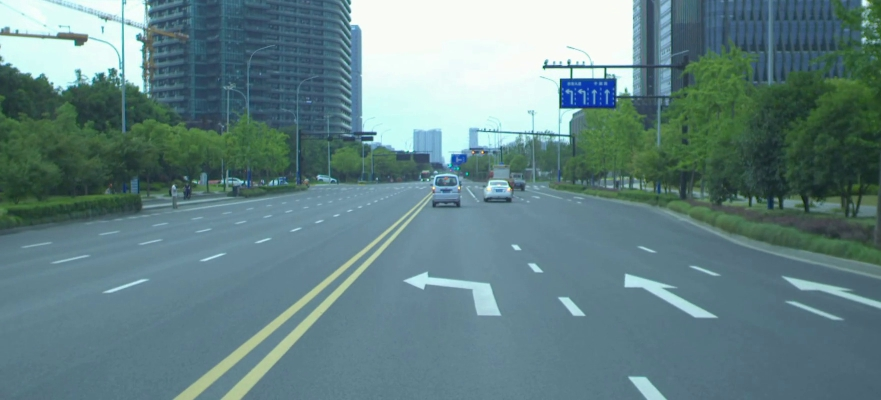
#> input picture Dataset/2018-07-09-16-11-56_2018-07-09-16-11-56-702-left.jpg, 881 x 400 px; its folder holds 4 pictures in this run
$ jupyter execute --allow-errors '“COMP90086_ipynb”.ipynb'   (shell and % lines are left out)
#> lines starting #> are read from the running program, lines starting #| are printed output that depends on the picture
<a href="https://colab.research.google.com/github/R-HUA/COMP90086-project/blob/main/%E2%80%9CCOMP90086_ipynb%E2%80%9D.ipynb" target="_parent"></a>

### The University of Melbourne, School of Computing and Information Systems
# COMP90086 Computer Vision, 2022 Semester 2

## Project

## Import Libraries

[cell 1]
import os
import math
import numpy as np
import cv2
from matplotlib import pyplot as plt
from tqdm import tqdm
import time
import threading
global THREAD_NUM

## Load sample images

[cell 2]
# read the photos and disparity maps in the folder and save them in
# a dictionary indexed by the file name

cwd = os.getcwd()
data_set = cwd +"/Dataset"

file_names = os.listdir(data_set)

imgs = {}
ground_truth = {}
for i in range(len(file_names)):
    if file_names[i].endswith('.jpg'):
        fname = file_names[i][:43]
        ftype = file_names[i][-4:]
        imgs[fname] = [cv2.imread(data_set + '/' + fname  + '-left.jpg',cv2.IMREAD_GRAYSCALE), cv2.imread(data_set + '/' + fname  + '-right.jpg',cv2.IMREAD_GRAYSCALE)]
        ground_truth[fname] = cv2.imread(data_set + '/' + fname  + '-disparity.png', -1)  # 16bit png

## Show sample image

[cell 3]
# Show images
img_name = "2018-07-09-16-11-56_2018-07-09-16-11-56-702"
plt.subplots(figsize=(15, 15))

plt.subplot(1,2,1)
plt.imshow(imgs[img_name][0], cmap='gray')
plt.title("Left image")
plt.axis('off')

plt.subplot(1,2,2)
#> (the rest of this cell did not finish here and is left out)

# Question 1
To calculate a disparity map for the left image using classical (non deep learning) methods

## Sum of Squared Differences (SSD)

[cell 4]
global SEARCH_BLOCK_SIZE
SEARCH_BLOCK_SIZE = 32
THREAD_NUM = 16
# thread function
def ssd_(st,end,imgL,imgR,window_size,disparity):
    width, height = imgL.shape[:2]

    for i in range(st,end):
      for j in range(window_size//2, height-window_size//2):
          min_ssd = float('inf')
          for k in range(SEARCH_BLOCK_SIZE):
            if j-k < window_size//2:
              break
            ssd = np.sum((imgL[i-window_size//2:i+window_size//2+1, j-window_size//2:j+window_size//2+1] - imgR[i-window_size//2:i+window_size//2+1, j-window_size//2-k:j+window_size//2+1-k])**2)

            if ssd < min_ssd:
              min_ssd = ssd
              disparity[i,j] = k


def ssd(imgL,imgR,window_size):
#> called with window_size = 7
  width, height = imgL.shape[:2]
#> width = 400; height = 881
  d = np.zeros((width, height), np.uint16)
  st = window_size//2
  end = width-window_size//2
#> end = 397
  chunk = math.ceil((end - st) / THREAD_NUM)
#> chunk = 25
  thread_list = []
  for treadno in range(THREAD_NUM):
    i_end = min((st + chunk * (treadno+1),end))
    t = threading.Thread(target=ssd_,args=((st + chunk * treadno),i_end,imgL,imgR,window_size,d))
    t.start()
    thread_list.append(t)
#> after the loop, thread_list = 16 items
  for i in range(len(thread_list)):
    thread_list[i].join()
#> this loop made 16 passes
#> `disparity = ssd(imgs[img_name][0],imgs[img_name][1],7)`: disparity: shape (400, 881) uint16; every value is 0
#| 2018-07-09-16-11-56_2018-07-09-16-11-56-702
  return d

## Normalized Cross Correlation (NCC)

[cell 5]
def ncc(imgL,imgR,window_size):
#> called with window_size = 7
    width, height = imgL.shape[:2]
#> width = 400; height = 881
    disparity = np.zeros((width, height), np.uint8)

    for i in tqdm(range(window_size//2, width-window_size//2)):
        for j in range(window_size//2, height-window_size//2):
            max_ncc = -1
            for k in range(SEARCH_BLOCK_SIZE):
                if j-k < window_size//2:
                    break
                ncc = np.sum((imgL[i-window_size//2:i+window_size//2+1, j-window_size//2:j+window_size//2+1] - np.mean(imgL[i-window_size//2:i+window_size//2+1, j-window_size//2:j+window_size//2+1])) * (imgR[i-window_size//2:i+window_size//2+1, j-window_size//2-k:j+window_size//2+1-k] - np.mean(imgR[i-window_size//2:i+window_size//2+1, j-window_size//2-k:j+window_size//2+1-k]))) / (np.sqrt(np.sum((imgL[i-window_size//2:i+window_size//2+1, j-window_size//2:j+window_size//2+1] - np.mean(imgL[i-window_size//2:i+window_size//2+1, j-window_size//2:j+window_size//2+1]))**2)) * np.sqrt(np.sum((imgR[i-window_size//2:i+window_size//2+1, j-window_size//2-k:j+window_size//2+1-k] - np.mean(imgR[i-window_size//2:i+window_size//2+1, j-window_size//2-k:j+window_size//2+1-k]))**2)))
                if ncc > max_ncc:
                    max_ncc = ncc
                    disparity[i,j] = k
#> disparity: shape (400, 881); every value is 0
    return disparity

## Sum of Absolute Differences (SAD)

[cell 6]
SEARCH_BLOCK_SIZE = 16

# [69 lines left out: functions sum_of_abs_diff, compare_blocks, sad, not called in this run]

# Question 2

#> (a cell that did not finish here is left out)

## Errors

[cell 8]
# [13 lines left out: function errors, not called in this run]

the runtime and erros by using ssd

[cell 9]
start = time.time()
disparity = ssd(imgs[img_name][0],imgs[img_name][1],7)
run_time = time.time() - start
print("run time:",run_time)

[cell 10]
print(img_name)
#> (the rest of this cell did not finish here and is left out)

errors and runtime by using NCC

[cell 11]
img_name = "2018-07-09-16-11-56_2018-07-09-16-11-56-702"
#> (the rest of this cell did not finish here and is left out)

#> (a cell that did not finish here is left out)

# Test the window size

[cell 13]
e = [[] for _ in range(3,27,4)]
run_time = [-1 for _ in range(3,27,4)]
#> (the rest of this cell did not finish here and is left out)

#> (a cell that did not finish here is left out)

[cell 15]
run= np.array(run_time) / len(imgs.keys())
#> run = [-0.25, -0.25, -0.25, -0.25, -0.25, -0.25]

#> (the rest of this cell did not finish here and is left out)

[cell 16]
x1 = [ str(i) for i in range(3,27,4)]
y1 = rms/ len(imgs.keys())
#> y1 = 0
#> (the rest of this cell did not finish here and is left out)

[cell 17]
test_i = list(imgs.keys())[-4:]
#> test_i = 4 items
e = [[] for _ in range(3,27,4)]
run_time = [-1 for _ in range(3,27,4)]
#> (the rest of this cell did not finish here and is left out)

#### In summary, when the window size is 11, the overall performance is the best

# Sub­pixel estimation

[cell 18]
SEARCH_BLOCK_SIZE = 32
THREAD_NUM = 1

def ssd_(st,end,imgL,imgR,window_size,disparity):
    width, height = imgL.shape[:2]

    for i in tqdm(range(st,end)):
      for j in range(window_size//2, height-window_size//2):
          ssd_k = []
          for k in range(SEARCH_BLOCK_SIZE):
            if j-k < window_size//2:
              break
            ssd = np.sum((imgL[i-window_size//2:i+window_size//2+1, j-window_size//2:j+window_size//2+1] - imgR[i-window_size//2:i+window_size//2+1, j-window_size//2-k:j+window_size//2+1-k])**2)

            ssd_k.append([ssd,k])
            ssd_k.sort()
            ssd_k = ssd_k[:3]
          if len(ssd_k) >= 3:
            ssd_k.sort()
            k_min = ssd_k[0][1]
            ssd_min = ssd_k[0][0]
            lb = None
            ls = None
            for t in ssd_k:
              if lb is None or ls is None:
                if t[1] > k_min and lb is None:
                  lb = t[0]
                elif t[1] < k_min and ls is None:
                  ls = t[0]
            if lb is None or ls is None:
              disparity[i,j] = ssd_k[0][1] * 256
            else:
              disparity[i,j] = (k_min - 0.5 * (lb - ls)/(ls - 2 * ssd_min + lb)) * 256
          else:
            disparity[i,j] = ssd_k[0][1] * 256


def subpixel_ssd(imgL,imgR,window_size):
#> called with window_size = 13
  width, height = imgL.shape[:2]
#> width = 400; height = 881
  d = np.zeros((width, height), np.uint16)
  st = window_size//2
  end = width-window_size//2
#> end = 394
  chunk = math.ceil((end - st) / THREAD_NUM)
#> chunk = 388
  thread_list = []
  for treadno in range(THREAD_NUM):
    i_end = min((st + chunk * (treadno+1),end))
    #t = threading.Thread(target=ssd_,args=((st + chunk * treadno),i_end,imgL,imgR,window_size,d))
    ssd_((st + chunk * treadno),i_end,imgL,imgR,window_size,d)
    #t.start()
    #thread_list.append(t)
  for i in range(len(thread_list)):
    thread_list[i].join()
  return d

[cell 19]
start_time = time.time()
width, height = imgs[fname][0].shape[:2]
#> (the rest of this cell did not finish here and is left out)

[cell 20]
print(fname)
from google.colab.patches import cv2_imshow
cv2_imshow(d)
#> (the rest of this cell did not finish here and is left out)

# Image Pyramid

[cell 21]
img_name = "2018-07-09-16-11-56_2018-07-09-16-11-56-702"

def pyramid(imgL,imgR,method):
  start = time.time()
  SEARCH_BLOCK_SIZE = 16

  rows, cols = map(int, imgL.shape)
#> rows = 400; cols = 881
  pyrl = cv2.pyrDown(imgL, dstsize=(cols // 2, rows // 2))
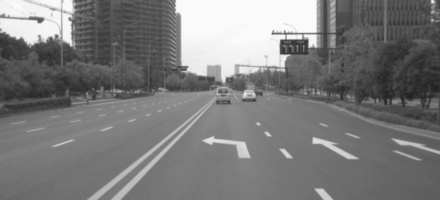
#> pyrl: shape (200, 440); min 32, max 251, mean 122.6
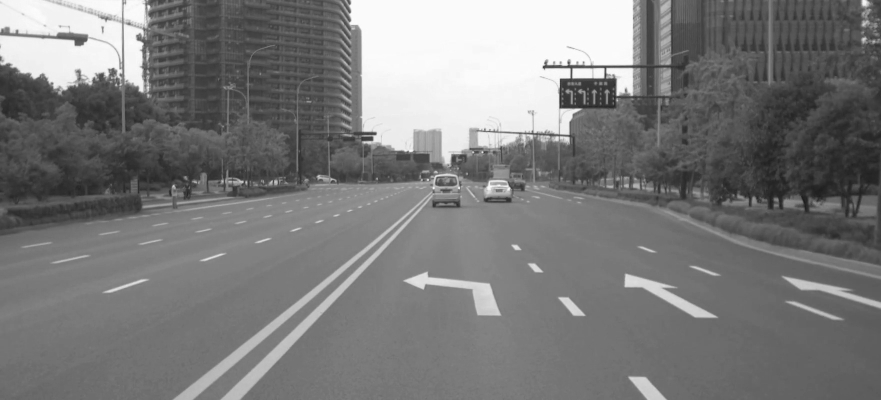
#> imgL: shape (400, 881); min 29, max 254, mean 122.5
  pyrr = cv2.pyrDown(imgR, dstsize=(cols // 2, rows // 2))


  pyrd = method(pyrl,pyrr,3)
  d = cv2.pyrUp(pyrd)

  #d = cv2.bilateralFilter(d.astype(np.uint8),11,35,35)
  d = np.r_[d,np.zeros((rows - d.shape[0],d.shape[1]))]
  d = np.c_[d,np.zeros((d.shape[0],cols - d.shape[1]))]
  return d,(time.time() - start),errors(ground_truth[img_name]/256,d)
